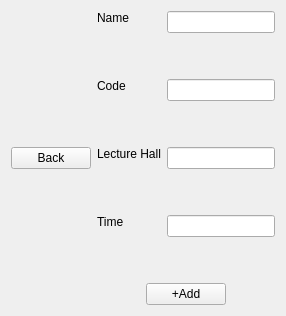
      <widget class="QWidget" name="addcourse">
       <layout class="QHBoxLayout" name="horizontalLayout_2">
        <item>
         <widget class="QPushButton" name="pushButton_14">
          <property name="text">
           <string>Back</string>
          </property>
         </widget>
        </item>
        <item>
         <layout class="QVBoxLayout" name="verticalLayout_11">
          <item>
           <layout class="QHBoxLayout" name="horizontalLayout_13">
            <item>
             <layout class="QVBoxLayout" name="verticalLayout_12">
              <item>
               <widget class="QLabel" name="label_22">
                <property name="text">
                 <string>Name</string>
                </property>
               </widget>
              </item>
              <item>
               <spacer name="verticalSpacer_29">
                <property name="orientation">
                 <enum>Qt::Vertical</enum>
                </property>
                <property name="sizeHint" stdset="0">
                 <size>
                  <width>20</width>
                  <height>40</height>
                 </size>
                </property>
               </spacer>
              </item>
              <item>
               <widget class="QLabel" name="label_23">
                <property name="text">
                 <string>Code</string>
                </property>
               </widget>
              </item>
              <item>
               <spacer name="verticalSpacer_30">
                <property name="orientation">
                 <enum>Qt::Vertical</enum>
                </property>
                <property name="sizeHint" stdset="0">
                 <size>
                  <width>20</width>
                  <height>40</height>
                 </size>
                </property>
               </spacer>
              </item>
              <item>
               <widget class="QLabel" name="label_24">
                <property name="text">
                 <string>Lecture Hall</string>
                </property>
               </widget>
              </item>
              <item>
               <spacer name="verticalSpacer_31">
                <property name="orientation">
                 <enum>Qt::Vertical</enum>
                </property>
                <property name="sizeHint" stdset="0">
                 <size>
                  <width>20</width>
                  <height>40</height>
                 </size>
                </property>
               </spacer>
              </item>
              <item>
               <widget class="QLabel" name="label_25">
                <property name="text">
                 <string>Time</string>
                </property>
               </widget>
              </item>
              <item>
               <spacer name="verticalSpacer_32">
                <property name="orientation">
                 <enum>Qt::Vertical</enum>
                </property>
                <property name="sizeHint" stdset="0">
                 <size>
                  <width>20</width>
                  <height>40</height>
                 </size>
                </property>
               </spacer>
              </item>
             </layout>
            </item>
            <item>
             <layout class="QVBoxLayout" name="verticalLayout_13">
              <item>
               <widget class="QLineEdit" name="lineEdit_coursename"/>
              </item>
              <item>
               <spacer name="verticalSpacer_33">
                <property name="orientation">
                 <enum>Qt::Vertical</enum>
                </property>
                <property name="sizeHint" stdset="0">
                 <size>
                  <width>20</width>
                  <height>40</height>
                 </size>
                </property>
               </spacer>
              </item>
              <item>
               <widget class="QLineEdit" name="lineEdit_coursecose"/>
              </item>
              <item>
               <spacer name="verticalSpacer_34">
                <property name="orientation">
                 <enum>Qt::Vertical</enum>
                </property>
                <property name="sizeHint" stdset="0">
                 <size>
                  <width>20</width>
                  <height>40</height>
                 </size>
                </property>
               </spacer>
              </item>
              <item>
               <widget class="QLineEdit" name="lineEdit_lechall"/>
              </item>
              <item>
               <spacer name="verticalSpacer_35">
                <property name="orientation">
                 <enum>Qt::Vertical</enum>
                </property>
                <property name="sizeHint" stdset="0">
                 <size>
                  <width>20</width>
                  <height>40</height>
                 </size>
                </property>
               </spacer>
              </item>
              <item>
               <widget class="QLineEdit" name="lineEdit_coursetime"/>
              </item>
              <item>
               <spacer name="verticalSpacer_36">
                <property name="orientation">
                 <enum>Qt::Vertical</enum>
                </property>
                <property name="sizeHint" stdset="0">
                 <size>
                  <width>20</width>
                  <height>40</height>
                 </size>
                </property>
               </spacer>
              </item>
             </layout>
            </item>
           </layout>
          </item>
          <item>
           <layout class="QHBoxLayout" name="horizontalLayout_14">
            <item>
             <spacer name="horizontalSpacer_5">
              <property name="orientation">
               <enum>Qt::Horizontal</enum>
              </property>
              <property name="sizeHint" stdset="0">
               <size>
                <width>40</width>
                <height>20</height>
               </size>
              </property>
             </spacer>
            </item>
            <item>
             <widget class="QPushButton" name="pushButton_12">
              <property name="text">
               <string>+Add</string>
              </property>
             </widget>
            </item>
            <item>
             <spacer name="horizontalSpacer_6">
              <property name="orientation">
               <enum>Qt::Horizontal</enum>
              </property>
              <property name="sizeHint" stdset="0">
               <size>
                <width>40</width>
                <height>20</height>
               </size>
              </property>
             </spacer>
            </item>
           </layout>
          </item>
         </layout>
        </item>
       </layout>
      </widget>
